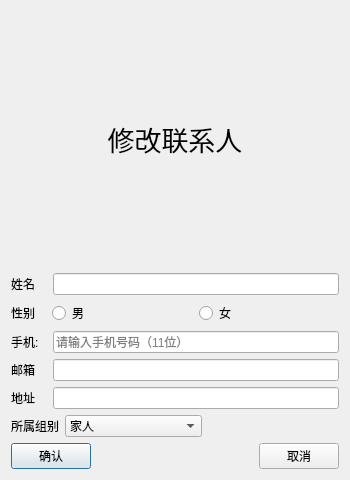
<?xml version="1.0" encoding="UTF-8"?>
<ui version="4.0">
 <class>changeDetail</class>
 <widget class="QDialog" name="changeDetail">
  <property name="geometry">
   <rect>
    <x>0</x>
    <y>0</y>
    <width>350</width>
    <height>480</height>
   </rect>
  </property>
  <property name="windowTitle">
   <string>修改详情</string>
  </property>
  <layout class="QVBoxLayout" name="verticalLayout">
   <item>
    <widget class="QLabel" name="label">
     <property name="font">
      <font>
       <pointsize>20</pointsize>
      </font>
     </property>
     <property name="text">
      <string>修改联系人</string>
     </property>
     <property name="alignment">
      <set>Qt::AlignCenter</set>
     </property>
    </widget>
   </item>
   <item>
    <layout class="QHBoxLayout" name="horizontalLayout" stretch="1,8">
     <item>
      <widget class="QLabel" name="label_2">
       <property name="text">
        <string>姓名</string>
       </property>
      </widget>
     </item>
     <item>
      <widget class="QLineEdit" name="le_name"/>
     </item>
    </layout>
   </item>
   <item>
    <layout class="QHBoxLayout" name="horizontalLayout_2" stretch="1,4,4">
     <item>
      <widget class="QLabel" name="label_3">
       <property name="text">
        <string>性别</string>
       </property>
      </widget>
     </item>
     <item>
      <widget class="QRadioButton" name="rb_male">
       <property name="text">
        <string>男</string>
       </property>
       <attribute name="buttonGroup">
        <string notr="true">sexGroup</string>
       </attribute>
      </widget>
     </item>
     <item>
      <widget class="QRadioButton" name="rb_female">
       <property name="text">
        <string>女</string>
       </property>
       <attribute name="buttonGroup">
        <string notr="true">sexGroup</string>
       </attribute>
      </widget>
     </item>
    </layout>
   </item>
   <item>
    <layout class="QHBoxLayout" name="horizontalLayout_3" stretch="1,8">
     <item>
      <widget class="QLabel" name="label_4">
       <property name="text">
        <string>手机:</string>
       </property>
      </widget>
     </item>
     <item>
      <widget class="QLineEdit" name="le_phone">
       <property name="placeholderText">
        <string>请输入手机号码（11位）</string>
       </property>
      </widget>
     </item>
    </layout>
   </item>
   <item>
    <layout class="QHBoxLayout" name="horizontalLayout_4" stretch="1,8">
     <item>
      <widget class="QLabel" name="label_5">
       <property name="text">
        <string>邮箱</string>
       </property>
      </widget>
     </item>
     <item>
      <widget class="QLineEdit" name="le_email"/>
     </item>
    </layout>
   </item>
   <item>
    <layout class="QHBoxLayout" name="horizontalLayout_5" stretch="1,8">
     <item>
      <widget class="QLabel" name="label_6">
       <property name="text">
        <string>地址</string>
       </property>
      </widget>
     </item>
     <item>
      <widget class="QLineEdit" name="le_address"/>
     </item>
    </layout>
   </item>
   <item>
    <layout class="QHBoxLayout" name="horizontalLayout_6" stretch="1,4,4">
     <item>
      <widget class="QLabel" name="label_7">
       <property name="text">
        <string>所属组别</string>
       </property>
      </widget>
     </item>
     <item>
      <widget class="QComboBox" name="comboBox">
       <item>
        <property name="text">
         <string>家人</string>
        </property>
       </item>
       <item>
        <property name="text">
         <string>朋友</string>
        </property>
       </item>
       <item>
        <property name="text">
         <string>领导</string>
        </property>
       </item>
       <item>
        <property name="text">
         <string>同事</string>
        </property>
       </item>
       <item>
        <property name="text">
         <string>同学</string>
        </property>
       </item>
       <item>
        <property name="text">
         <string>其他</string>
        </property>
       </item>
      </widget>
     </item>
     <item>
      <spacer name="horizontalSpacer_2">
       <property name="orientation">
        <enum>Qt::Horizontal</enum>
       </property>
       <property name="sizeHint" stdset="0">
        <size>
         <width>40</width>
         <height>20</height>
        </size>
       </property>
      </spacer>
     </item>
    </layout>
   </item>
   <item>
    <layout class="QHBoxLayout" name="horizontalLayout_7">
     <item>
      <widget class="QPushButton" name="pushButton">
       <property name="text">
        <string>确认</string>
       </property>
      </widget>
     </item>
     <item>
      <spacer name="horizontalSpacer">
       <property name="orientation">
        <enum>Qt::Horizontal</enum>
       </property>
       <property name="sizeHint" stdset="0">
        <size>
         <width>40</width>
         <height>20</height>
        </size>
       </property>
      </spacer>
     </item>
     <item>
      <widget class="QPushButton" name="pushButton_2">
       <property name="text">
        <string>取消</string>
       </property>
      </widget>
     </item>
    </layout>
   </item>
  </layout>
 </widget>
 <resources/>
 <connections/>
 <buttongroups>
  <buttongroup name="sexGroup"/>
 </buttongroups>
</ui>
